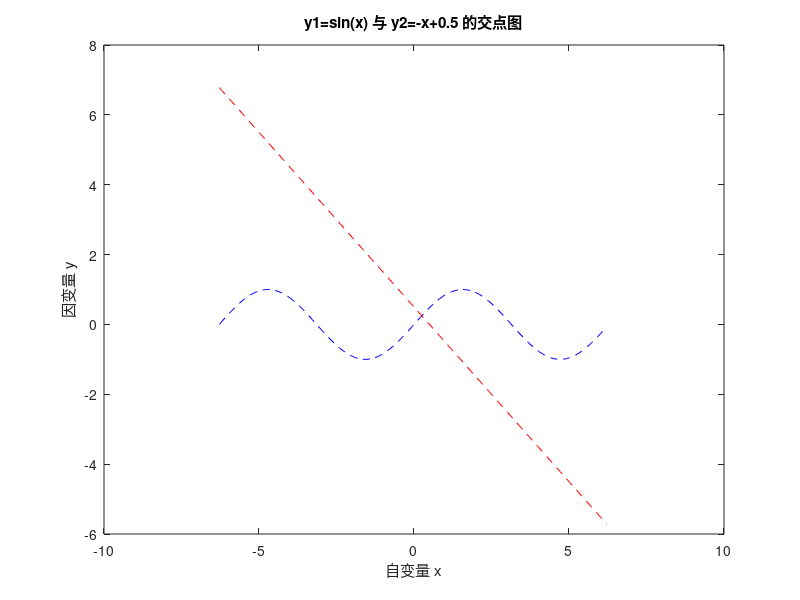

This figure's MATLAB source: (Note: this script raises an error after producing the figure.)
%% 1. 在同一图中显示正弦函数y1=sin(x)与直线y2=-x+0.5
% 要求显示标题、横坐标标签、纵坐标标签、图例，对y1、y2做文本标注。
% x取值[-2*pi,2*pi],然后通过解方程组将解在图中用星号标注
clear
clc
close all % 关闭之前的图形窗口
disp('--- 第1题：作图运行中 ---')

h = figure;
set(h, 'Name', '两条曲线', 'NumberTitle', 'Off');
x = -2*pi:0.1:2*pi;
y1 = sin(x);
y2 = -x+0.5;

h1 = plot(x, y1, 'b--');
hold on;
h2 = plot(x, y2, 'r--');

xlabel('自变量 x');
ylabel('因变量 y');
title('y1=sin(x) 与 y2=-x+0.5 的交点图');

% 求解交点 (推荐使用匿名函数 @(x) 替代旧版的字符串传参)
x0 = fzero(@(x) sin(x)+x-0.5, 0);
y0 = -x0 + 0.5;

% 标记交点
h3 = scatter(x0, y0, 100, '*', 'r'); % 加大了星号尺寸使其更明显
set(h3, 'LineWidth', 2);
legend('y1 = sin(x)', 'y2 = -x+0.5', '交点');

% 对交点及曲线做文本标注
text(x0+0.5, y0, ['交点: (', num2str(x0, '%.2f'), ', ', num2str(y0, '%.2f'), ')']);
text(pi, 0, 'y1 = sin(x)', 'Color', 'b');
text(2, -1.5, 'y2 = -x+0.5', 'Color', 'r');


%% 2. 使用4个子窗口绘制极坐标图、填充图、双y轴图和相图
% 子图1: 极坐标 r=0.5(1+cos(θ)), θ∈[0,2π]
% 子图2: 填充图 X=[0 0.2 0.8 1 0.5 0], Y=[1 0 0 1 1.8 1], 蓝色
% 子图3: 双y轴图 y1=sin(t), y2=20*cos(t), t∈[0,4π]
% 子图4: 相图 x=sin(t), y=cos(t)
clear
clc
close all
disp('--- 第2题：作图运行中 ---')
figure('Name', '四种子图展示', 'Position', [100, 100, 800, 600]);

% 子图1：极坐标图
subplot(2, 2, 1);
theta = 0:0.01:2*pi;
polarplot(theta, 0.5*(1+cos(theta)));
title('极坐标图 r=0.5(1+cos(θ))');

% 子图2：填充图
subplot(2, 2, 2);
X = [0 0.2 0.8 1 0.5 0];
Y = [1 0 0 1 1.8 1];
fill(X, Y, 'b');
title('填充图');

% 子图3：双y轴图 (优化：使用现代的 yyaxis 替代已淘汰的 plotyy)
subplot(2, 2, 3);
t = 0:0.01:4*pi;
y1 = sin(t);
y2 = 20*cos(t);

yyaxis left
plot(t, y1);
ylabel('y1 = sin(t)');

yyaxis right
plot(t, y2);
ylabel('y2 = 20*cos(t)');
title('双y轴图');
xlabel('t');

% 子图4：相图
subplot(2, 2, 4);
t = 0:0.01:4*pi;
x = sin(t);
y = cos(t);
plot(x, y);
grid on; 
title('相图');
xlabel('x = sin(t)');
ylabel('y = cos(t)');
axis equal; % 加上此句可让圆看起来更圆


%% 3. 绘制快衰减与慢衰减曲线的双Y轴图 (根据代码补充的题目)
clear
clc
close all
disp('--- 第3题：作图运行中 ---')

% 补充了分号，避免在命令行输出一大串数据
x = 0:pi/100:2*pi;
y1 = 20*exp(-0.5*x).*cos(pi*x);
y2 = 0.2*exp(-0.5*x).*cos(8*pi*x);

figure('Name', '双Y轴快慢衰减图');
yyaxis left
h1 = plot(x, y1);
set(h1, 'LineWidth', 2)
ylabel('慢衰')
ylim([-20  20])

yyaxis right 
h2 = plot(x, y2, 'g');
ylabel('快衰')
ylim([-0.2  0.2])

title('快衰减与慢衰减曲线');
legend('慢衰', '快衰')


%% 4. 不同采样步长和线型的正弦波对比图 (根据代码补充的题目)
clear
clc
close all
disp('--- 第4题：作图运行中 ---')

t1 = 0:pi/11:pi;
t2 = 0:0.01*pi:pi;
y1 = sin(t1).*sin(9*t1);
y2 = sin(t2).*sin(9*t2);

figure('Name', '采样与线型对比图', 'Position', [150, 150, 800, 600]);

subplot(2,2,1)
plot(t1, y1, 'r.', 'linewidth', 2)
title('粗采样 (点)')
axis([0, pi, -1, 1])

subplot(2,2,2)
plot(t2, y2, 'r.', 'linewidth', 2)
title('密采样 (点)')
axis([0, pi, -1, 1])

subplot(2,2,3)
plot(t1, y1, 'b-', 'linewidth', 1)
hold on
plot(t1, y1, 'r.', 'linewidth', 4)
title('粗采样 (线+点)')
axis([0, pi, -1, 1])

subplot(2,2,4)
plot(t2, y2, 'b-', 'linewidth', 1)
title('密采样 (实线)')
axis([0, pi, -1, 1])
